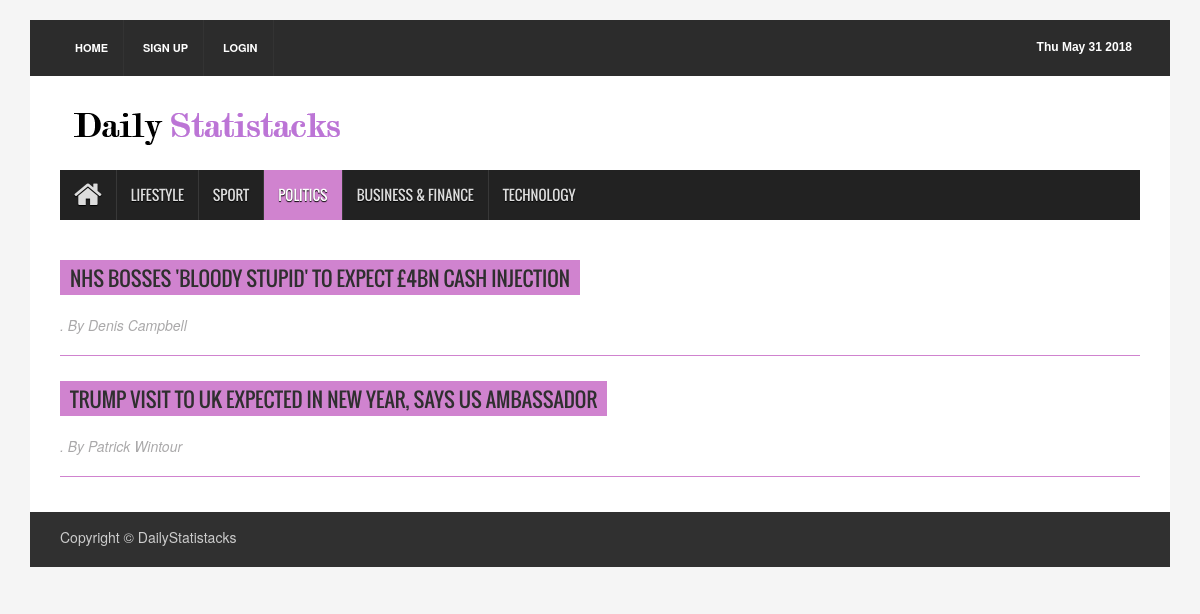
Page /politicsRedirect/ on the committed database.
### newspaper/models.py (models this page shows, shortened)
class Article( models.Model ) :
    articleType     = models.CharField( max_length = 100 )
    author          = models.CharField( max_length = 1000 )
    headline        = models.CharField( max_length = 1000 )
    body            = models.CharField( max_length = 1000000000000 )
    publicationDate = models.DateField()

### newspaper/views.py (the view, shortened to what this page needs)
# urls.py: url( r'^politicsRedirect/$' , politicsRedirect , name = 'politicsRedirect' ) ,
def politicsRedirect( request ) :
    try :
        articleList = Article.objects.filter( articleType  = 'politics' )
        if ( 'username' not in request.session ) :
            context = { 'articleList' : articleList }
            return render( request , 'newspaper/politics.html' , context )
    except Exception :
        if ( 'username' not in request.session ) :
            return render( request , 'newspaper/politics.html' , {} )
        else : ## logged in
            name         = getName( request.session['username'] )
            context      = {
                               'fName'        : name
                           }
            return render( request , 'newspaper/politics2.html' , context )

### newspaper/templates/newspaper/politics.html (shortened to what this page needs)
{% extends "newspaper/base.html" %}
{% block content %}
{% load static %}
<div class="container">
<header id="header">
  <div class="row">
    <div class="col-lg-12 col-md-12 col-sm-12">
      <div class="header_top">
        <div class="header_top_left">
          <ul class="top_nav">
            <li><a href = "/">Home</a></li>
            <li><a href = "/registerRedirect/">Sign Up</a></li>
            <li><a href = "/loginRedirect/">Login</a></li>
          </ul>
        </div>
        <div class="header_top_right">
          <p><span id="datetime"></span></p>
        </div>
      </div>
    </div>
    <div class="col-lg-12 col-md-12 col-sm-12">
      <div class="header_bottom">
        <div class="logo_area"><a href="/" class="logo"><img src="{% static "newspaper/images/testlogo.png" %}" alt=""></a></div>
      </div>
    </div>
  </div>
</header>
<section id="navArea">
  <nav class="navbar navbar-inverse" role="navigation">
    <div id="navbar" class="navbar-collapse collapse">
      <ul class="nav navbar-nav main_nav">
        <li><a href = "/"><span class="fa fa-home desktop-home"></span><span class="mobile-show">Home</span></a></li>
        <li><a id = 'lifestyle' href = "/lifestyleRedirect/">Lifestyle</a></li>
        <li><a href = "/sportRedirect/">Sport</a></li>
        <li class="active"><a href = "/politicsRedirect/">Politics</a></li>
        <li><a href = "/businessfinanceRedirect/">Business & Finance</a></li>
        <li><a href = "/technologyRedirect/">Technology</a></li>
      </ul>
    </div>
  </nav>
</section>
<section id="contentSection">
  <div class="row">
    <div class="col-lg-12 col-md-12 col-sm-12">
      <div class="left_content">
        <div class="contact_area">
          {% if articleList %}
            {% for article in articleList %}
            <h2><a href = "{% url 'detail' article.id %}"> {{ article.headline }}</a></h2><p class = "author"><i>. By {{ article.author }} </i></p>
            <br> <br>
            <hr class = "divider">
            {% endfor %}
          {% else %}
                <h2> NO POLITICS ARTICLES </h2>
          {% endif %}
        </div>
      </div>
    </div>
  </div>
</section>
<footer id="footer">
  <div class="footer_bottom">
    <p class="copyright">Copyright &copy; DailyStatistacks</p>
  </div>
</footer>
</div>
{% endblock %}

### newspaper/static/newspaper/assets/css/theme.css (style rules this page uses)
.navbar-inverse .navbar-nav > .active > a, .navbar-inverse .navbar-nav > .active > a:hover, .navbar-inverse .navbar-nav > .active > a:focus { background-color:#d083cf }
.contact_area > h2 { background-color:#d083cf }

### newspaper/static/newspaper/assets/css/style.css (style rules this page uses)
body { background:#f5f5f5 }
ul { padding:0; margin:0; list-style:none }
a { text-decoration:none; color:#2f2f2f }
h1, h2, h3, h4, h5, h6 { font-family:'Oswald',sans-serif }
h2 { line-height:23px }
img { border:none }
#header { display:inline; float:left; width:100%; margin-top:20px }
.header_top { background-color:#2c2c2c; display:inline; float:left; padding:0 30px; width:100% }
.header_top_left { float:left; display:inline; width:50% }
.top_nav { text-align:left }
.top_nav li { display:inline-block }
.top_nav li a { display:inline-block; border-right:1px solid #333; color:#fff; font-size:11px; font-weight:bold; padding:20px 15px; text-transform:uppercase; -webkit-transition:all 0.5s; -o-transition:all 0.5s; transition:all 0.5s }
.header_top_right { float:left; display:inline; width:50%; text-align:right }
.header_top_right > p { color:#fff; display:inline-block; float:right; font:bold 12px sans-serif; margin-bottom:0; padding-bottom:20px; padding-right:8px; padding-top:20px }
.header_bottom { background-color:#fff; display:inline; float:left; padding:15px 30px 15px; width:100% }
.logo_area { display:inline; float:left; width:31% }
.logo { font-size:45px; font-weight:bold; color:#000; font-family:'Varela',sans-serif }
.logo img { max-width:100% }
#navArea { float:left; display:inline; width:100%; padding:0 30px; background-color:#fff }
.navbar { border:medium none; border-radius:0 }
.navbar-inverse .navbar-nav > li > a { border-left:1px solid #383838; color:#ddd; font-family:'Oswald',sans-serif; display:inline-block; height:50px; line-height:50px; padding:0 14px; text-shadow:0 1px 1px #000; text-transform:uppercase; -webkit-transition:all 0.5s; -mz-transition:all 0.5s; -ms-transition:all 0.5s; -o-transition:all 0.5s; transition:all 0.5s }
.navbar-inverse .navbar-nav > li:first-child a { border:none }
.navbar-inverse .navbar-nav > .active > a, .navbar-inverse .navbar-nav > .active > a:hover, .navbar-inverse .navbar-nav > .active > a:focus { color:#fff }
.navbar-collapse { padding-left:0 }
.desktop-home { display:block; font-size:30px; margin-top:10px }
#contentSection { float:left; display:inline; width:100%; background-color:#fff; padding:0 30px }
.left_content { float:left; display:inline; width:100% }
#footer { display:inline; float:left; width:100%; margin-bottom:20px }
.footer_bottom { float:left; display:inline; width:100%; padding:10px 30px; background-color:#303030; color:#ccc }
.copyright { float:left; width:50%; padding-top:5px; text-align:left }
.contact_area { float:left; display:inline; width:100%; margin-bottom:30px }
.contact_area > h2 { color:#fff; display:inline-block; font-size:20px; padding:7px 10px 5px; text-transform:uppercase; margin-bottom:30px }
.contact_area > p { margin-bottom:20px }

### newspaper/templates/newspaper/politics.html (style rules this page uses)
hr.divider { display: block; height: 1px; border: 0; border-top: 1px solid #d083cf; margin-top: -40px; margin-bottom: 4px; padding: 0; }
p.author { color: #aaa9aa; margin-top: -10px; }

### rows in the picture
Article: headline "NHS BOSSES 'BLOODY STUPID' TO EXPECT £4BN CASH INJECTION", author "Denis Campbell"
Article: headline "TRUMP VISIT TO UK EXPECTED IN NEW YEAR, SAYS US AMBASSADOR", author "Patrick Wintour"
